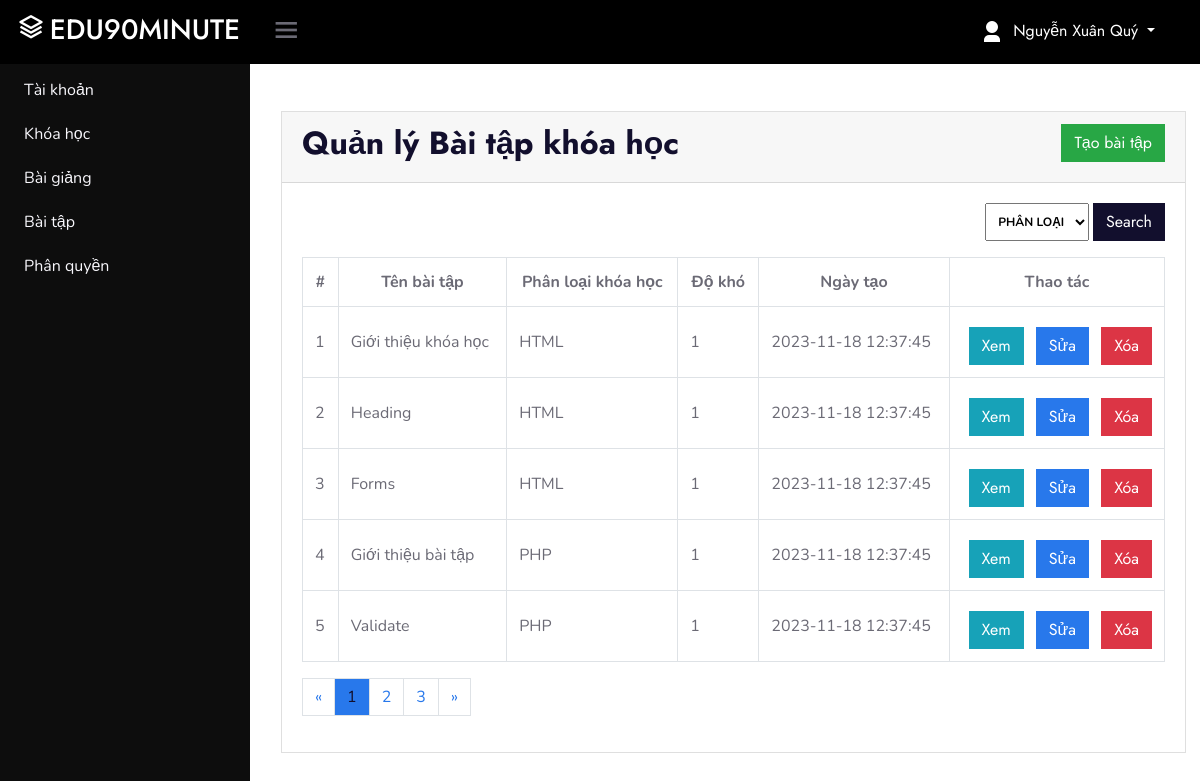
The app's page /?ctl=exercises (signed in) with its own data.
### tables this page shows
CREATE TABLE `exercises` (
  `id` int(10) UNSIGNED NOT NULL,
  `name` varchar(255) NOT NULL,
  `described` varchar(255) NOT NULL,
  `level` smallint(6) NOT NULL,
  `courseId` int(10) UNSIGNED NOT NULL,
  `fileUpload` varchar(255) NOT NULL,
  `relate` int(11) NOT NULL,
  `created_at` timestamp NOT NULL DEFAULT current_timestamp()
);

CREATE TABLE `courses` (
  `id` int(10) UNSIGNED NOT NULL,
  `name` varchar(255) NOT NULL,
  `described` varchar(255) NOT NULL,
  `fileUpload` varchar(255) NOT NULL,
  `price` int(11) NOT NULL DEFAULT 0,
  `inputs` text NOT NULL,
  `outputs` text NOT NULL,
  `interact` int(11) NOT NULL DEFAULT 0,
  `relate` float NOT NULL,
  `tags` varchar(255) NOT NULL,
  `created_at` timestamp NULL DEFAULT current_timestamp(),
  `state` smallint(6) NOT NULL DEFAULT 0,
  `topicId` int(10) UNSIGNED NOT NULL
);

### Controllers/BaseController.php (called while the page is built, shortened)
<?php
class BaseController{
    protected function view($viewPath, array $data = []){
        include_once self::VIEWS_FOLDER_NAME . str_replace('.', '/', $viewPath) . '.php';
    }
}

### Controllers/Admin/AdminExercisesController.php (called while the page is built, shortened)
<?php
    class AdminExercisesController extends BaseController{
        protected $exercisesModel;
        private $data = [];
        protected $limit = 5;
        public function __construct() {
            $this->coursesModel = new CoursesModel;
            $this->exercisesModel = new ExercisesModel;
            $this->data['courses'] = $this->coursesModel->all('', '', '', '', '', ['relate' => 'asc']);
            $this->data['exercises'] = $this->exercisesModel->all();
        }
        public function index() {
            $where = [];
            $param = [];
            $page = isset($_GET['page']) ? $_GET['page'] : 1;
            $this->data['exercises'] = $this->exercisesModel->getDataJoin(['name'], 'courses',
                                                                    'exercises.courseId = courses.id', $where,
                                                                    ($page-1)*$this->limit, $this->limit);
            $totalRecord = $this->exercisesModel->all('', ['COUNT(id)'], $where)[0]['COUNT(id)'];
            $totalRecord = ($totalRecord == 0) ? 1 : $totalRecord;
            $this->data["paging"] = $this->exercisesModel->paging($this->limit, $totalRecord, $param);
            return $this->view('admin.exercises.index', $this->data);
        }
    }

### Core/Database.php (called while the page is built, shortened)
<?php
    class Database
    {
        public function  connect(){
            $connect = mysqli_connect(self::DB_HOST, self::DB_USER, self::DB_PASSWORD, self::DB_NAME);
            mysqli_set_charset($connect, 'utf8');
            if(mysqli_connect_errno() === 0){
                return $connect;
            }
            return false;
        }
    }

### Views/admin/exercises/index.php (the view, shortened to what this page needs)
<div class="card">
    <div class="card-header boder-0">
        <div class="float-left">
            <h2>Quản lý Bài tập khóa học</h2>
        </div>
        <div class="float-right">
        <?php
            if(in_array('exercise-create', $_SESSION['permissions'])){
            ?>
                <a href="./?ctl=exercises&act=create&rl=1<?php echo isset($_GET['page']) ? "&page=".$_GET['page']:""; ?>" class="btn btn-success">Tạo bài tập</a>
            <?php
            }
        ?>
        </div>
    </div>
    <div class="card-body">
        <form action="./?ctl=exercises" method="GET" class="d-flex justify-content-end mb-3">
            <select class="badge text-uppercase mr-1" name="course">
                <option value="0" selected>Phân loại</option>
            </select>
            <button class="btn btn-dark">Search</button>
        </form>
        <div class="table-responsive">
             <table class="table table-bordered table-hover">
                <tr class="badge-default">
                    <th class="text-center">#</th>
                    <th class="text-center" style="min-width: 150px;">Tên bài tập</th>
                    <th class="text-center">Phân loại khóa học</th>
                    <th class="text-center">Độ khó</th>
                    <th class="text-center">Ngày tạo</th>
                    <th class="text-center" max-width="270px">Thao tác</th>
                </tr>
                <?php
                    if(isset($exercises)){
                        $i = (isset($_GET['page'])) ? ($_GET['page'] - 1) * 5 + 1 : 1;
                        foreach($exercises as $value){
                ?>
                    <tr>
                        <td class="align-middle"> <?php echo $i++; ?> </td>
                        <td class="align-middle"> <?php echo $value['name']; ?> </td>
                        <td class="align-middle text-uppercase"> <?php echo $value['coursesName']; ?> </td>
                        <td class="align-middle"> <?php echo $value['level']; ?> </td>
                        <td class="align-middle"> <?php echo $value['created_at']; ?> </td>
                        <td class="align-middle text-right">
                            <a href="./?ctl=exercises&act=show&id=<?php echo $value['id']; echo isset($_GET['page']) ? "&page=".$_GET['page']:""; ?>" class="btn btn-info mr-2 mt-2">Xem</a>
                        <?php
                            if(in_array('exercise-update', $_SESSION['permissions'])){
                            ?>
                                <a href="./?ctl=exercises&act=edit&id=<?php echo $value['id']; echo isset($_GET['page']) ? "&page=".$_GET['page']:""; ?>" class="btn btn-primary mr-2 mt-2">Sửa</a>
                            <?php
                            }
                            if(in_array('exercise-delete', $_SESSION['permissions'])){
                            ?>
                                <form action="./?ctl=exercises&act=destroy&id=<?php echo $value['id'];?>" method="POST"
                                onsubmit="return confirmDelete('<?php echo 'Bạn có chắc muốn xóa bài tập `' .  $value['name'] . '` không?'; ?>')"
                                class="d-inline-block">
                                    <input  type="submit" name="submit" value="Xóa" class="btn btn-danger mt-2">
                                </form>
                            <?php
                            }
                        ?>
                        </td>
                    </tr>
                <?php }} ?>
            </div>
    </div>
    <?php if(isset($paging)) echo $paging; ?>
</div>

### css/adminStyle.css (style rules this page uses)
:root { --header-height: 3rem; --nav-width: 0px; --first-color: rgb(0, 0, 0); --first-color-light: #AFA5D9; --white-color: #F7F6FB; --body-font: 'Nunito', sans-serif; --normal-font-size: 1rem; --z-fixed: 100 }
body { position: relative; margin: var(--header-height) 0 0 0; padding: 0 1rem; font-family: var(--body-font); font-size: var(--normal-font-size); transition: .5s }
a { text-decoration: none }

### records on screen
exercises: name "Giới thiệu khóa học", courseId.name "HTML", level "1", created_at "2023-11-18 12:37:45"
exercises: name "Heading", courseId.name "HTML", level "1", created_at "2023-11-18 12:37:45"
exercises: name "Forms", courseId.name "HTML", level "1", created_at "2023-11-18 12:37:45"
exercises: name "Giới thiệu bài tập", courseId.name "PHP", level "1", created_at "2023-11-18 12:37:45"
exercises: name "Validate", courseId.name "PHP", level "1", created_at "2023-11-18 12:37:45"

### other values on screen
$_SESSION['name'] "Nguyễn Xuân Quý"
